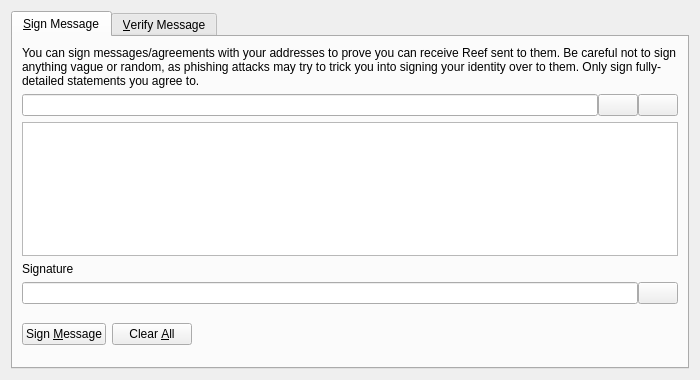
<?xml version="1.0" encoding="UTF-8"?>
<ui version="4.0">
 <class>SignVerifyMessageDialog</class>
 <widget class="QDialog" name="SignVerifyMessageDialog">
  <property name="geometry">
   <rect>
    <x>0</x>
    <y>0</y>
    <width>700</width>
    <height>380</height>
   </rect>
  </property>
  <property name="windowTitle">
   <string>Signatures - Sign / Verify a Message</string>
  </property>
  <property name="modal">
   <bool>true</bool>
  </property>
  <layout class="QVBoxLayout" name="verticalLayout">
   <item>
    <widget class="QTabWidget" name="tabWidget">
     <property name="currentIndex">
      <number>0</number>
     </property>
     <widget class="QWidget" name="tabSignMessage">
      <attribute name="title">
       <string>&amp;Sign Message</string>
      </attribute>
      <layout class="QVBoxLayout" name="verticalLayout_SM">
       <item>
        <widget class="QLabel" name="infoLabel_SM">
         <property name="text">
          <string>You can sign messages/agreements with your addresses to prove you can receive Reef sent to them. Be careful not to sign anything vague or random, as phishing attacks may try to trick you into signing your identity over to them. Only sign fully-detailed statements you agree to.</string>
         </property>
         <property name="textFormat">
          <enum>Qt::PlainText</enum>
         </property>
         <property name="wordWrap">
          <bool>true</bool>
         </property>
        </widget>
       </item>
       <item>
        <layout class="QHBoxLayout" name="horizontalLayout_1_SM">
         <property name="spacing">
          <number>0</number>
         </property>
         <item>
          <widget class="QValidatedLineEdit" name="addressIn_SM">
           <property name="toolTip">
            <string>The Proton address to sign the message with</string>
           </property>
          </widget>
         </item>
         <item>
          <widget class="QPushButton" name="addressBookButton_SM">
           <property name="toolTip">
            <string>Choose previously used address</string>
           </property>
           <property name="text">
            <string/>
           </property>
           <property name="shortcut">
            <string>Alt+A</string>
           </property>
           <property name="autoDefault">
            <bool>false</bool>
           </property>
          </widget>
         </item>
         <item>
          <widget class="QPushButton" name="pasteButton_SM">
           <property name="toolTip">
            <string>Paste address from clipboard</string>
           </property>
           <property name="text">
            <string/>
           </property>
           <property name="shortcut">
            <string>Alt+P</string>
           </property>
           <property name="autoDefault">
            <bool>false</bool>
           </property>
          </widget>
         </item>
        </layout>
       </item>
       <item>
        <widget class="QPlainTextEdit" name="messageIn_SM">
         <property name="toolTip">
          <string>Enter the message you want to sign here</string>
         </property>
        </widget>
       </item>
       <item>
        <widget class="QLabel" name="signatureLabel_SM">
         <property name="text">
          <string>Signature</string>
         </property>
         <property name="textFormat">
          <enum>Qt::PlainText</enum>
         </property>
        </widget>
       </item>
       <item>
        <layout class="QHBoxLayout" name="horizontalLayout_2_SM">
         <property name="spacing">
          <number>0</number>
         </property>
         <item>
          <widget class="QLineEdit" name="signatureOut_SM">
           <property name="font">
            <font>
             <italic>true</italic>
            </font>
           </property>
           <property name="readOnly">
            <bool>true</bool>
           </property>
          </widget>
         </item>
         <item>
          <widget class="QPushButton" name="copySignatureButton_SM">
           <property name="toolTip">
            <string>Copy the current signature to the system clipboard</string>
           </property>
           <property name="text">
            <string/>
           </property>
           <property name="autoDefault">
            <bool>false</bool>
           </property>
          </widget>
         </item>
        </layout>
       </item>
       <item>
        <layout class="QHBoxLayout" name="horizontalLayout_3_SM">
         <item>
          <widget class="QPushButton" name="signMessageButton_SM">
           <property name="toolTip">
            <string>Sign the message to prove you own this Proton address</string>
           </property>
           <property name="text">
            <string>Sign &amp;Message</string>
           </property>
           <property name="autoDefault">
            <bool>false</bool>
           </property>
          </widget>
         </item>
         <item>
          <widget class="QPushButton" name="clearButton_SM">
           <property name="toolTip">
            <string>Reset all sign message fields</string>
           </property>
           <property name="text">
            <string>Clear &amp;All</string>
           </property>
           <property name="autoDefault">
            <bool>false</bool>
           </property>
          </widget>
         </item>
         <item>
          <spacer name="horizontalSpacer_1_SM">
           <property name="orientation">
            <enum>Qt::Horizontal</enum>
           </property>
           <property name="sizeHint" stdset="0">
            <size>
             <width>40</width>
             <height>48</height>
            </size>
           </property>
          </spacer>
         </item>
         <item>
          <widget class="QLabel" name="statusLabel_SM">
           <property name="font">
            <font>
             <weight>75</weight>
             <bold>true</bold>
            </font>
           </property>
           <property name="text">
            <string/>
           </property>
           <property name="wordWrap">
            <bool>true</bool>
           </property>
          </widget>
         </item>
         <item>
          <spacer name="horizontalSpacer_2_SM">
           <property name="orientation">
            <enum>Qt::Horizontal</enum>
           </property>
           <property name="sizeHint" stdset="0">
            <size>
             <width>40</width>
             <height>48</height>
            </size>
           </property>
          </spacer>
         </item>
        </layout>
       </item>
      </layout>
     </widget>
     <widget class="QWidget" name="tabVerifyMessage">
      <attribute name="title">
       <string>&amp;Verify Message</string>
      </attribute>
      <layout class="QVBoxLayout" name="verticalLayout_VM">
       <item>
        <widget class="QLabel" name="infoLabel_VM">
         <property name="text">
          <string>Enter the receiver's address, message (ensure you copy line breaks, spaces, tabs, etc. exactly) and signature below to verify the message. Be careful not to read more into the signature than what is in the signed message itself, to avoid being tricked by a man-in-the-middle attack. Note that this only proves the signing party receives with the address, it cannot prove sendership of any transaction!</string>
         </property>
         <property name="textFormat">
          <enum>Qt::PlainText</enum>
         </property>
         <property name="alignment">
          <set>Qt::AlignLeading|Qt::AlignLeft|Qt::AlignTop</set>
         </property>
         <property name="wordWrap">
          <bool>true</bool>
         </property>
        </widget>
       </item>
       <item>
        <layout class="QHBoxLayout" name="horizontalLayout_1_VM">
         <property name="spacing">
          <number>0</number>
         </property>
         <item>
          <widget class="QValidatedLineEdit" name="addressIn_VM">
           <property name="toolTip">
            <string>The Proton address the message was signed with</string>
           </property>
          </widget>
         </item>
         <item>
          <widget class="QPushButton" name="addressBookButton_VM">
           <property name="toolTip">
            <string>Choose previously used address</string>
           </property>
           <property name="text">
            <string/>
           </property>
           <property name="shortcut">
            <string>Alt+A</string>
           </property>
           <property name="autoDefault">
            <bool>false</bool>
           </property>
          </widget>
         </item>
        </layout>
       </item>
       <item>
        <widget class="QPlainTextEdit" name="messageIn_VM"/>
       </item>
       <item>
        <widget class="QValidatedLineEdit" name="signatureIn_VM"/>
       </item>
       <item>
        <layout class="QHBoxLayout" name="horizontalLayout_2_VM">
         <item>
          <widget class="QPushButton" name="verifyMessageButton_VM">
           <property name="toolTip">
            <string>Verify the message to ensure it was signed with the specified Proton address</string>
           </property>
           <property name="text">
            <string>Verify &amp;Message</string>
           </property>
           <property name="autoDefault">
            <bool>false</bool>
           </property>
          </widget>
         </item>
         <item>
          <widget class="QPushButton" name="clearButton_VM">
           <property name="toolTip">
            <string>Reset all verify message fields</string>
           </property>
           <property name="text">
            <string>Clear &amp;All</string>
           </property>
           <property name="autoDefault">
            <bool>false</bool>
           </property>
          </widget>
         </item>
         <item>
          <spacer name="horizontalSpacer_1_VM">
           <property name="orientation">
            <enum>Qt::Horizontal</enum>
           </property>
           <property name="sizeHint" stdset="0">
            <size>
             <width>40</width>
             <height>48</height>
            </size>
           </property>
          </spacer>
         </item>
         <item>
          <widget class="QLabel" name="statusLabel_VM">
           <property name="font">
            <font>
             <weight>75</weight>
             <bold>true</bold>
            </font>
           </property>
           <property name="text">
            <string/>
           </property>
           <property name="wordWrap">
            <bool>true</bool>
           </property>
          </widget>
         </item>
         <item>
          <spacer name="horizontalSpacer_2_VM">
           <property name="orientation">
            <enum>Qt::Horizontal</enum>
           </property>
           <property name="sizeHint" stdset="0">
            <size>
             <width>40</width>
             <height>48</height>
            </size>
           </property>
          </spacer>
         </item>
        </layout>
       </item>
      </layout>
     </widget>
    </widget>
   </item>
  </layout>
 </widget>
 <customwidgets>
  <customwidget>
   <class>QValidatedLineEdit</class>
   <extends>QLineEdit</extends>
   <header>qvalidatedlineedit.h</header>
  </customwidget>
 </customwidgets>
 <resources>
  <include location="../reef.qrc"/>
 </resources>
 <connections/>
</ui>
